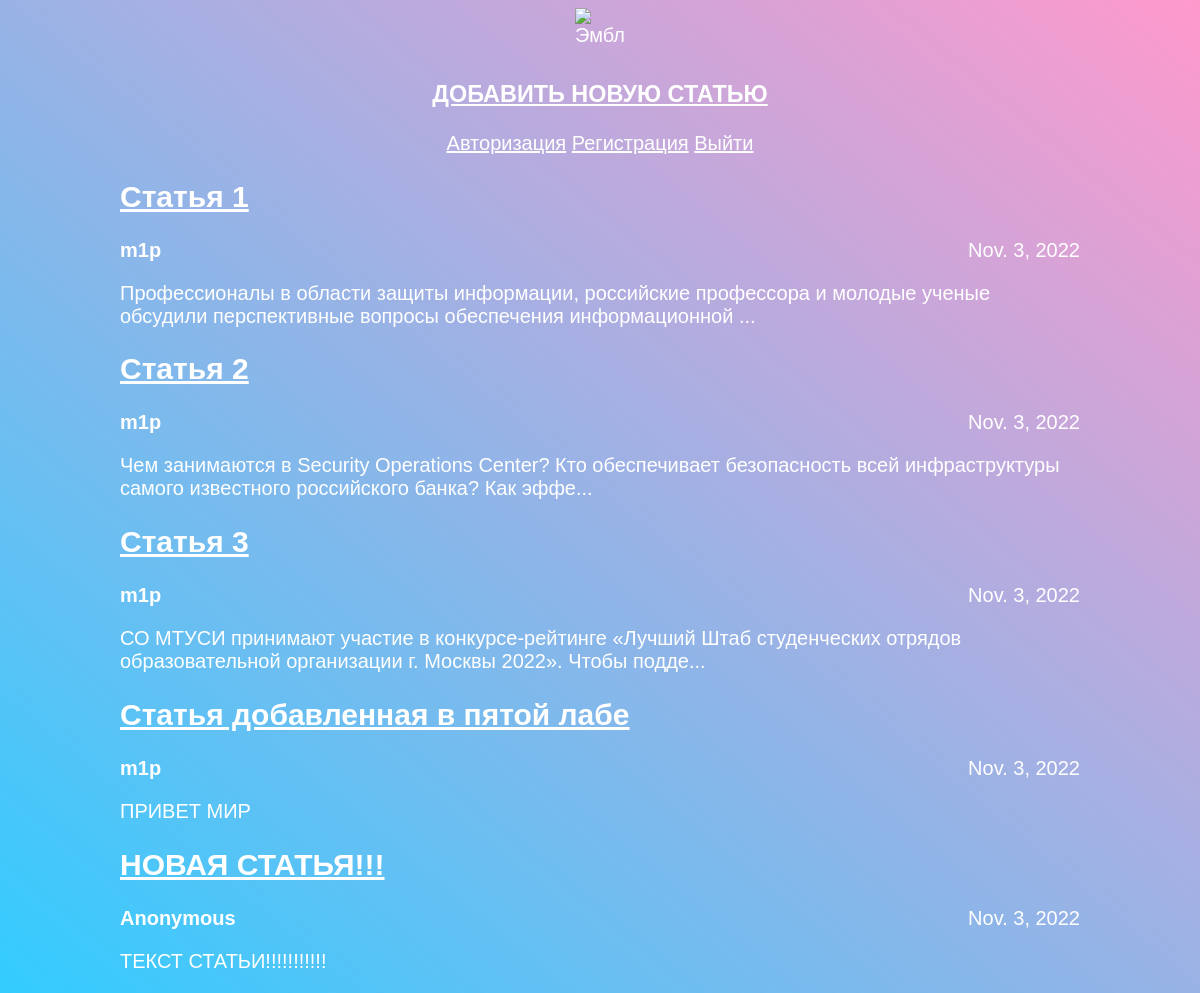
The page / on the database its author committed.
### articles/models.py (models this page shows, shortened)
class Article(models.Model):
    title = models.CharField(max_length=200)
    author = models.ForeignKey(User, on_delete=models.CASCADE)
    text = models.TextField()
    created_date = models.DateField(auto_now_add=True)
    def get_excerpt(self):
        return self.text[:140] + "..." if len(self.text) > 140 else self.text

### articles/views.py (the view)
# urls.py: path('', views.archive, name='archive'),
def archive(request):
    return render(request, 'archive.html', {"posts": Article.objects.all()})

### articles/templates/archive.html (shortened to what this page needs)
{% load static %}
<!DOCTYPE html>
<html>
    <head>
        <link rel="stylesheet" href="{% static 'css/article.css' %}" />
    </head>
</html>
<body>
    <div class="header">
        <img src="https://upload.wikimedia.org/wikipedia/commons/thumb/0/03/%D0%9B%D0%BE%D0%B3%D0%BE%D1%82%D0%B8%D0%BF.svg/1200px-%D0%9B%D0%BE%D0%B3%D0%BE%D1%82%D0%B8%D0%BF.svg.png" alt="Эмблема" width="50" height="50" />
        <h3 style="text-align: center; ">
            <a href="http://127.0.0.1:8000/article/new" style="color:rgb(255, 255, 255)" >ДОБАВИТЬ НОВУЮ СТАТЬЮ </a>
        </h3>
    </div>
    <div style="text-align: center;">
        <a href="/login" style="color:rgb(255, 255, 255)">Авторизация</a>
        <a href="/register" style="color:rgb(255, 255, 255)">Регистрация</a>
        <a href="/deauth" style="color:rgb(255, 255, 255)">Выйти</a>
    </div>
    <div class="archive">
        {% for post in posts %}
            <div class="one-post">
                <h2 class="post-title">
                    <a href="http://127.0.0.1:8000/article/{{ post.id }}/"> {{ post.title }} </a>
                </h2>
                <div class="article-info">
                <div class="article-author">{{ post.author.username }}</div>
                <div class="article-created-date">{{ post.created_date }}</div>
                </div>
                <p class="article-text">{{ post.get_excerpt }}</p>
            </div>
        {% endfor %}
    </div>
</body>

### articles/static/css/article.css (style rules this page uses)
body { height: 100%; background: linear-gradient(to top right, #33ccff 0%, #ff99cc 100%) fixed; font-family: Tahoma, Arial, sans-serif; color: #ffffff; font-size: 20px; }
.header img { display: block; width: 50px; margin-left: auto; margin-right: auto; float: center; }
.archive { width: 960px; margin-left: auto; margin-right: auto; }
.post-title a { color: #ffffff; }
.article-author { width: 50%; float: left; font-weight: bold; }
.article-created-date { text-align: right; }

### rows shown on the page
Article: title "Статья 1", author.username "m1p", created_date "Nov. 3, 2022", get_excerpt "Профессионалы в области защиты информации, российские профессора и молодые ученые обсудили перспективные вопросы обеспечения информационной ..."
Article: title "Статья 2", author.username "m1p", created_date "Nov. 3, 2022", get_excerpt "Чем занимаются в Security Operations Center? Кто обеспечивает безопасность всей инфраструктуры самого известного российского банка? Как эффе..."
Article: title "Статья 3", author.username "m1p", created_date "Nov. 3, 2022", get_excerpt "СО МТУСИ принимают участие в конкурсе-рейтинге «Лучший Штаб студенческих отрядов образовательной организации г. Москвы 2022». Чтобы подде..."
Article: title "Статья добавленная в пятой лабе", author.username "m1p", created_date "Nov. 3, 2022", get_excerpt "ПРИВЕТ МИР"
Article: title "НОВАЯ СТАТЬЯ!!!", author.username "Anonymous", created_date "Nov. 3, 2022", get_excerpt "ТЕКСТ СТАТЬИ!!!!!!!!!!!"
